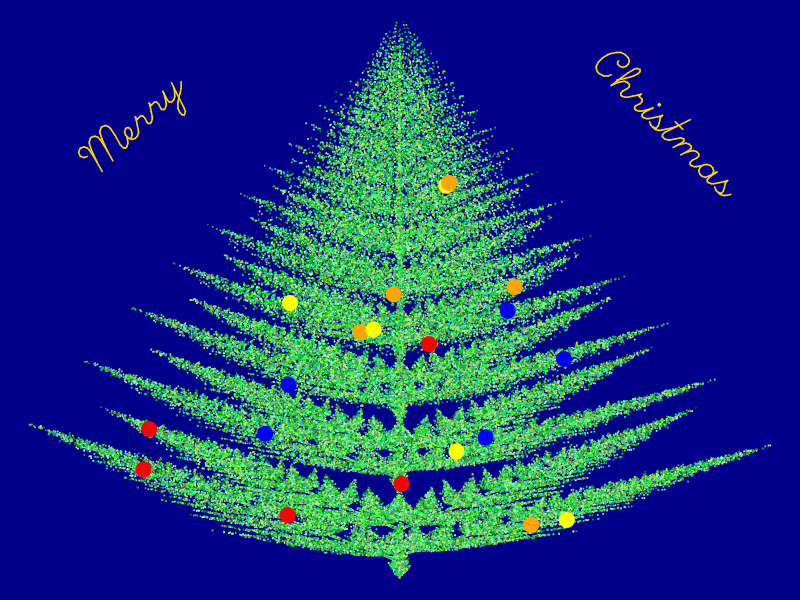

R code for this plot:
# http://blogs.sas.com/content/iml/2012/12/14/a-fractal-christmas-tree/
# Each row is a 2x2 linear transformation 
# Christmas tree 
L <-  matrix(
  c(0.03,  0,     0  ,  0.1,
    0.85,  0.00,  0.00, 0.85,
    0.8,   0.00,  0.00, 0.8,
    0.2,  -0.08,  0.15, 0.22,
    -0.2,   0.08,  0.15, 0.22,
    0.25, -0.1,   0.12, 0.25,
    -0.2,   0.1,   0.12, 0.2),
  nrow=4)
# ... and each row is a translation vector
B <- matrix(
  c(0, 0,
    0, 1.5,
    0, 1.5,
    0, 0.85,
    0, 0.85,
    0, 0.3,
    0, 0.4),
  nrow=2)

prob = c(0.02, 0.6,.08, 0.07, 0.07, 0.07, 0.07)

# Iterate the discrete stochastic map 
N = 1e5 #5  #   number of iterations 
x = matrix(NA,nrow=2,ncol=N)
x[,1] = c(0,2)   # initial point
k <- sample(1:7,N,prob,replace=TRUE) # values 1-7 

for (i in 2:N) 
  x[,i] = crossprod(matrix(L[,k[i]],nrow=2),x[,i-1]) + B[,k[i]] # iterate 

# Plot the iteration history 
#png('card.png')
par(bg='darkblue',mar=rep(0,4))    
plot(x=x[1,],y=x[2,],
     col=grep('green',colors(),value=TRUE),
     axes=FALSE,
     cex=.1,
     xlab='',
     ylab='' )#,pch='.')

bals <- sample(N,20)
points(x=x[1,bals],y=x[2,bals]-.1,
       col=c('red','blue','yellow','orange'),
       cex=2,
       pch=19
)
text(x=-.7,y=8,
     labels='Merry',
     adj=c(.5,.5),
     srt=45,
     vfont=c('script','plain'),
     cex=3,
     col='gold'
)
text(x=0.7,y=8,
     labels='Christmas',
     adj=c(.5,.5),
     srt=-45,
     vfont=c('script','plain'),
     cex=3,
     col='gold'
)
